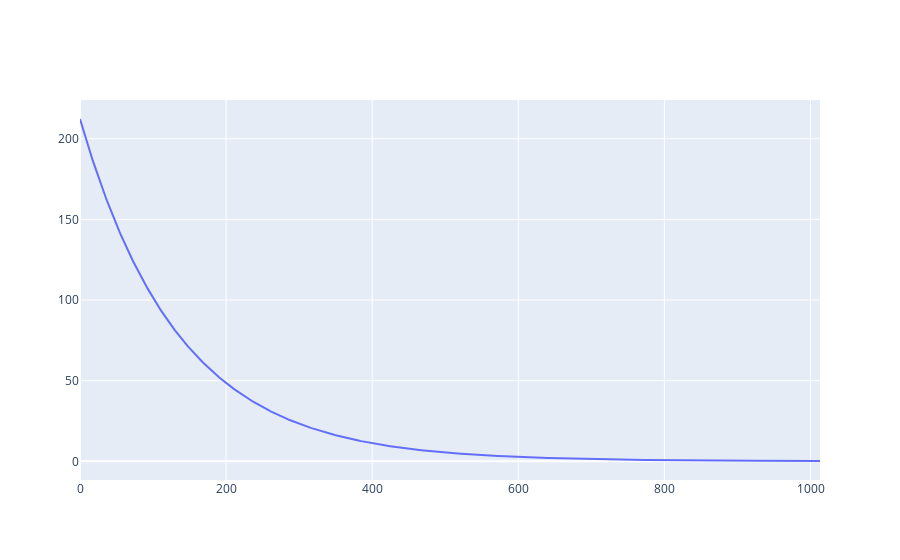

The notebook cell saved with this chart:
### Code cell
theta = [np.random.randint(-2,2), np.random.randint(-2,2)]
step = 1e-4
eps = 1e-3
error = error_fun(y, line_func(x, theta))
error_old = error + 1

history_gradient_err = [error]
history_grad_theta = [theta]
count = 0

while abs(error - error_old) > eps:
    for i in range(len(theta)):
        theta[i] -= grad_theta(x, y, history_grad_theta[-1], i) * step
    error_old = error
    error = error_fun(y, line_func(x, theta))
    history_gradient_err.append(error)
    history_grad_theta.append(theta)
    count += 1

graf = make_subplots()
graf.add_trace(go.Scatter(y=history_gradient_err))
print(theta)
print(error)
graf

### Figure 1 — Plotly figure (JSON) as saved in the notebook; plotly's stock layout.template omitted (floating-point values rounded to 4 significant figures; data arrays with more than 128 entries replaced by an {"elided": "..."} marker saying what was removed)
{"data": [{"type": "scatter", "y": {"elided": "1014 float values"}}], "layout": {"xaxis": {"anchor": "y", "domain": [0, 1]}, "yaxis": {"anchor": "x", "domain": [0, 1]}}}
